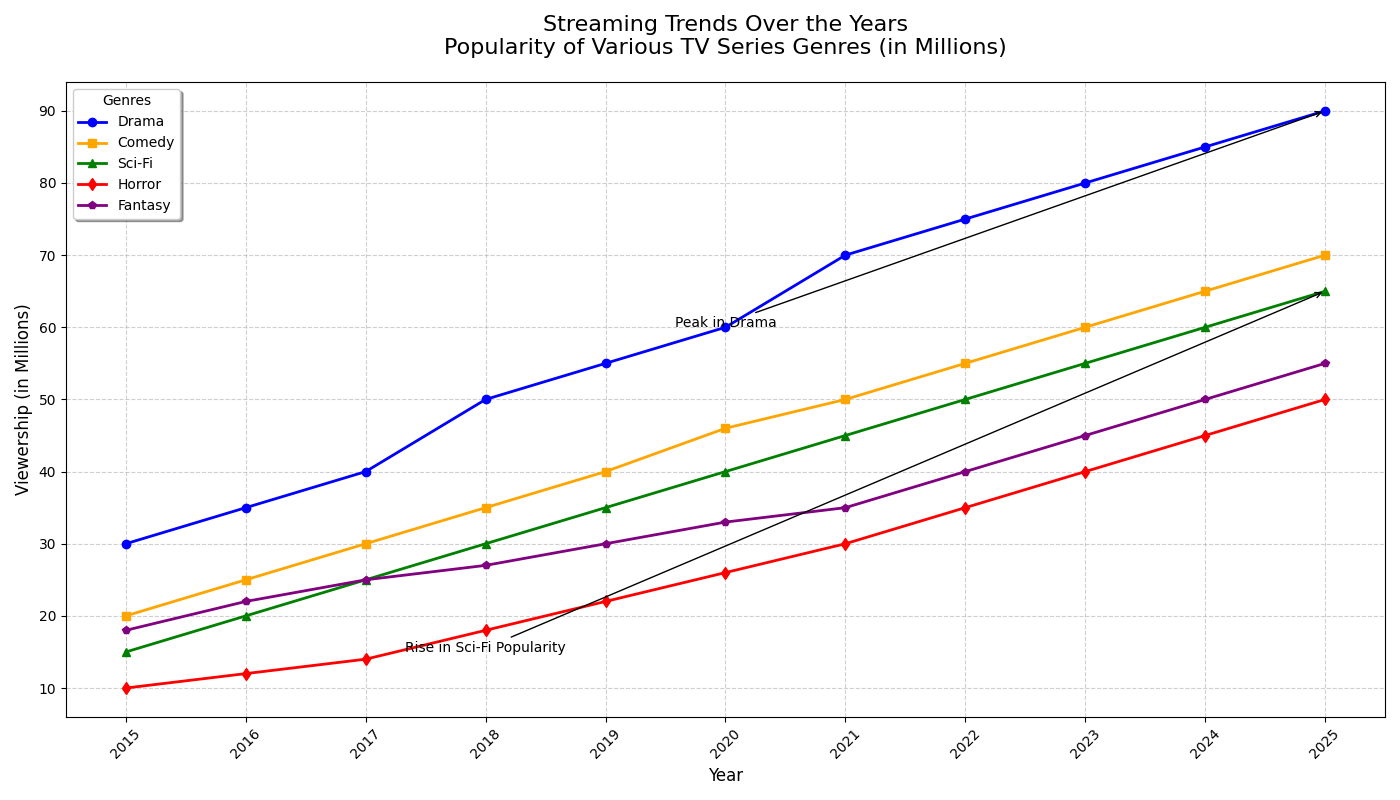

Here is the Python script that generated this plot:
import matplotlib.pyplot as plt
import numpy as np

# Backstory: Tracking the popularity of various fictional TV series genres over the years on a streaming platform.
# The genres tracked are Drama, Comedy, Sci-Fi, Horror, and Fantasy.

# Defining years and viewership data for each genre (in millions)
years = np.arange(2015, 2026)

drama_viewership = np.array([30, 35, 40, 50, 55, 60, 70, 75, 80, 85, 90])
comedy_viewership = np.array([20, 25, 30, 35, 40, 46, 50, 55, 60, 65, 70])
scifi_viewership = np.array([15, 20, 25, 30, 35, 40, 45, 50, 55, 60, 65])
horror_viewership = np.array([10, 12, 14, 18, 22, 26, 30, 35, 40, 45, 50])
fantasy_viewership = np.array([18, 22, 25, 27, 30, 33, 35, 40, 45, 50, 55])

# Create the figure and axis objects
fig, ax = plt.subplots(figsize=(14, 8))

# Plot each genre's viewership data
ax.plot(years, drama_viewership, '-o', label='Drama', color='blue', linewidth=2, markersize=6)
ax.plot(years, comedy_viewership, '-s', label='Comedy', color='orange', linewidth=2, markersize=6)
ax.plot(years, scifi_viewership, '-^', label='Sci-Fi', color='green', linewidth=2, markersize=6)
ax.plot(years, horror_viewership, '-d', label='Horror', color='red', linewidth=2, markersize=6)
ax.plot(years, fantasy_viewership, '-p', label='Fantasy', color='purple', linewidth=2, markersize=6)

# Adding titles, labels, and grid
ax.set_title("Streaming Trends Over the Years\nPopularity of Various TV Series Genres (in Millions)", fontsize=16, pad=20)
ax.set_xlabel("Year", fontsize=12)
ax.set_ylabel("Viewership (in Millions)", fontsize=12)

# Formatting the x-axis and y-axis ticks
ax.set_xticks(years)
ax.set_xticklabels(years, rotation=45, fontsize=10)
ax.yaxis.set_tick_params(labelsize=10)

# Adding legend
ax.legend(title='Genres', fontsize=10, loc='upper left', ncol=1, fancybox=True, shadow=True)

# Highlighting significant points
ax.annotate('Peak in Drama',
            xy=(2025, 90), xytext=(2020, 60),
            arrowprops=dict(facecolor='black', arrowstyle='->'),
            fontsize=10, ha='center')
ax.annotate('Rise in Sci-Fi Popularity',
            xy=(2025, 65), xytext=(2018, 15),
            arrowprops=dict(facecolor='black', arrowstyle='->'),
            fontsize=10, ha='center')

# Grid for better readability
ax.grid(True, linestyle='--', alpha=0.6)

# Adjusting layout
plt.tight_layout()

# Display the plot
plt.show()
